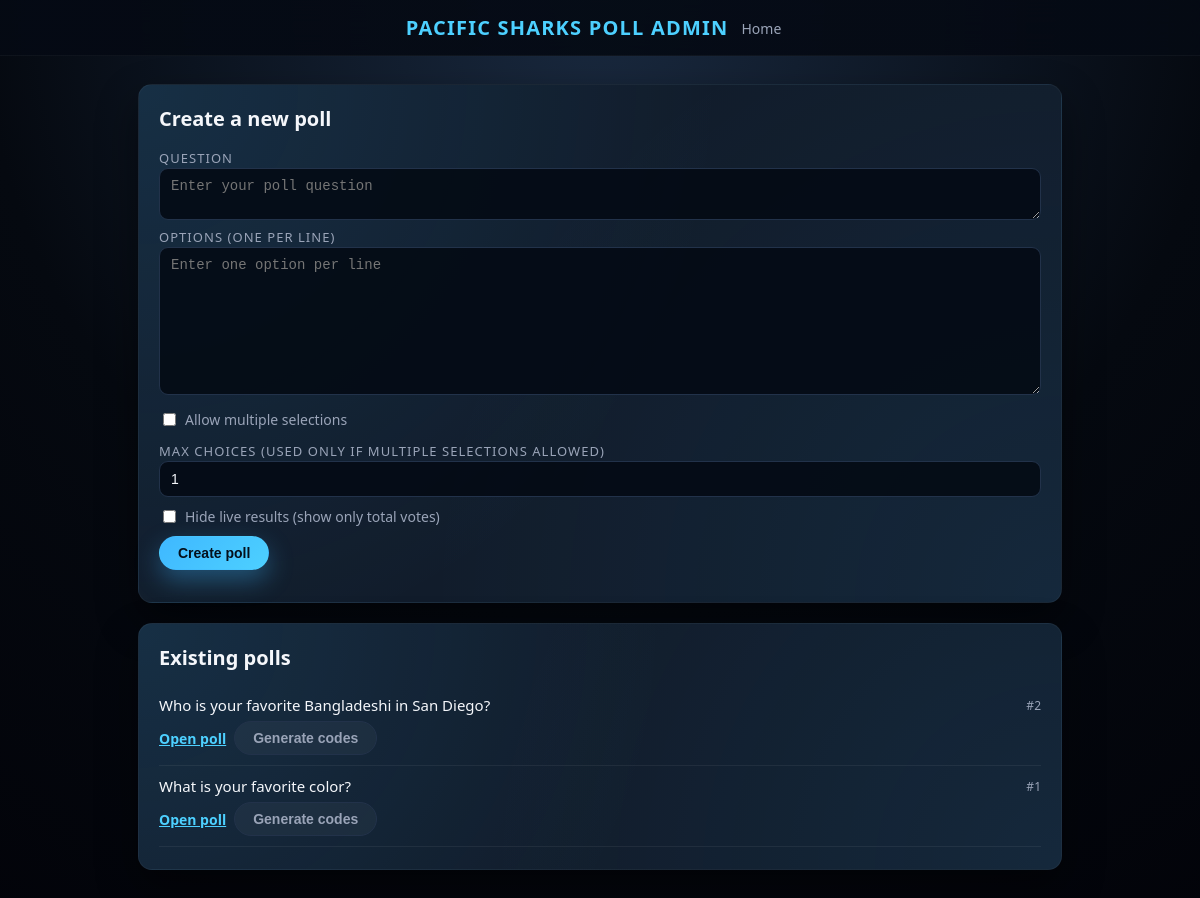
/admin, run on an earlier commit of the app's database.
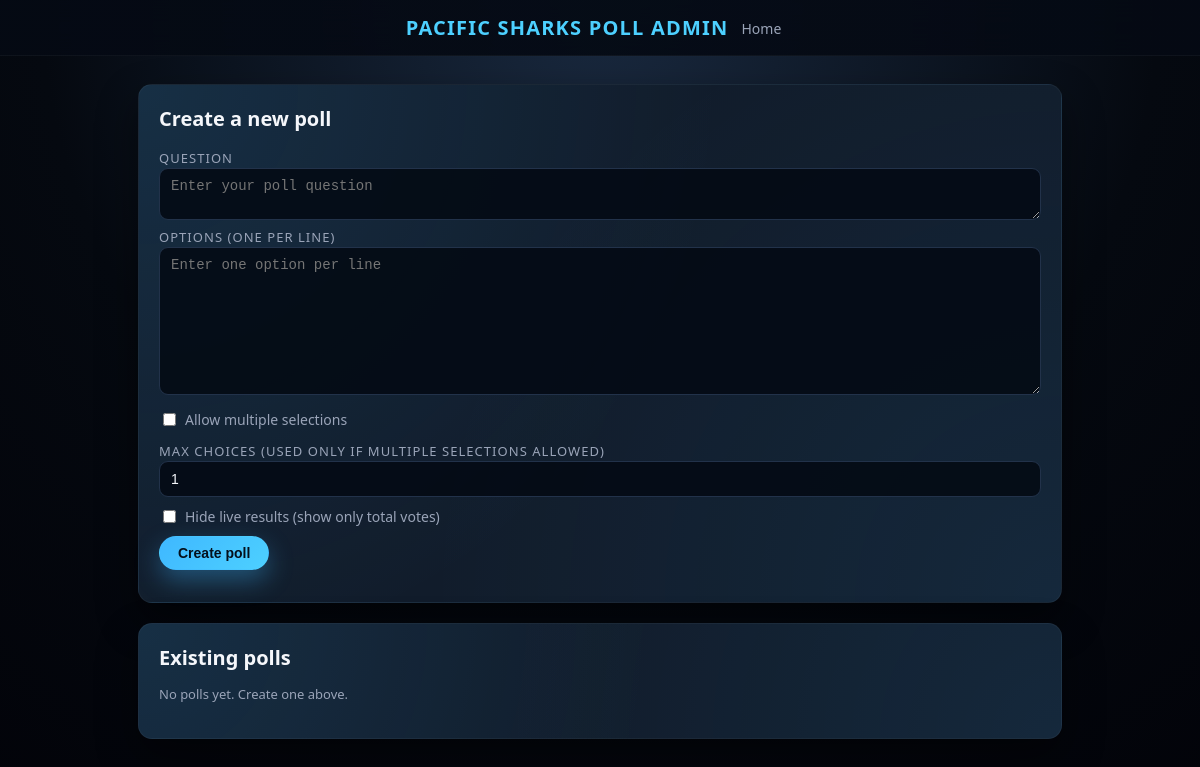
And on a later commit of the database.
### tables this page shows
CREATE TABLE polls (
    id INTEGER PRIMARY KEY AUTOINCREMENT,
    question TEXT NOT NULL,
    multiple_allowed INTEGER NOT NULL DEFAULT 0,
    max_choices INTEGER DEFAULT NULL,
    hide_results INTEGER NOT NULL DEFAULT 0
);

### backend/app.py (the view)
@app.route("/admin")
def admin():
    db = get_db()
    polls = db.execute("SELECT id, question FROM polls ORDER BY id DESC").fetchall()
    return render_template("admin.html", polls=polls)

### backend/app.py (called while the page is built)
def get_db():
    if "db" not in g:
        g.db = sqlite3.connect(DB_PATH)
        g.db.row_factory = sqlite3.Row
    return g.db

### frontend/templates/admin.html (shortened to what this page needs)
<!doctype html>
<html lang="en">
  <head>
    <link
      rel="stylesheet"
      href="{{ url_for('static', filename='style.css') }}"
    />
  </head>
  <body class="page">
    <header class="top-bar">
      <div class="top-bar-left">
        <div class="brand">Pacific Sharks Poll Admin</div>
      </div>
      <div class="top-bar-right">
        <a href="{{ url_for('home') }}" class="top-link">Home</a>
      </div>
    </header>
    <main class="content">
      <section class="card">
        <h1 class="card-title">Create a new poll</h1>
        <label class="field-label" for="question">Question</label>
        <textarea
          id="question"
          rows="2"
          class="field-input"
          placeholder="Enter your poll question"
        ></textarea>
        <label class="field-label">Options (one per line)</label>
        <textarea
          id="options-textarea"
          class="field-input"
          rows="8"
          placeholder="Enter one option per line"
        ></textarea>
        <div class="field-row">
          <label class="checkbox-label">
            <input type="checkbox" id="multiple_allowed" />
            Allow multiple selections
          </label>
        </div>
        <label class="field-label" for="max_choices">
          Max choices (used only if multiple selections allowed)
        </label>
        <input
          type="number"
          id="max_choices"
          min="1"
          value="1"
          class="field-input"
        />
        <div class="field-row">
          <label class="checkbox-label">
            <input type="checkbox" id="hide_results" />
            Hide live results (show only total votes)
          </label>
        </div>
        <button id="create-poll" class="btn btn-primary" type="button">
          Create poll
        </button>
      </section>
      <section class="card">
        <h2 class="card-title">Existing polls</h2>
        {% if polls %}
        <ul class="poll-list">
          {% for p in polls %}
          <li class="poll-list-item">
            <div class="poll-list-main">
              <span class="poll-question">{{ p.question }}</span>
              <span class="poll-id">#{{ p.id }}</span>
            </div>
            <div class="poll-list-actions">
              <a
                href="{{ url_for('poll_view', poll_id=p.id) }}"
                class="btn btn-link"
                target="_blank"
              >
                Open poll
              </a>
              <button
                class="btn btn-secondary btn-generate-codes"
                data-poll-id="{{ p.id }}"
                data-poll-question="{{ p.question }}"
              >
                Generate codes
              </button>
            </div>
          </li>
          {% endfor %}
        </ul>
        {% else %}
        <p class="muted">No polls yet. Create one above.</p>
        {% endif %}
      </section>
    </main>
  </body>
</html>

### frontend/static/style.css (style rules this page uses)
:root { --bg: #0b1724; --bg-card: #111c2b; --bg-card-soft: #152235; --accent: #3fb8ff; --accent-soft: rgba(63, 184, 255, 0.15); --accent-strong: #4dd0ff; --text: #f5f7fb; --text-muted: #9aa4b8; --border-soft: #22324a; --danger: #ff6b81; --success: #4caf50; --shadow-soft: 0 18px 40px rgba(0, 0, 0, 0.45); --radius-card: 14px; --radius-pill: 999px; --transition-fast: 0.18s ease-out; }
* { box-sizing: border-box; }
body.page { margin: 0; font-family: system-ui, -apple-system, BlinkMacSystemFont, "Segoe UI", sans-serif; background: radial-gradient(circle at top, #1a2a40 0, #050910 55%, #020309 100%); color: var(--text); }
.top-bar { display: flex; justify-content: center; align-items: center; padding: 14px 32px; border-bottom: 1px solid rgba(255, 255, 255, 0.04); background: linear-gradient(to right, rgba(5, 10, 20, 0.95), rgba(5, 10, 20, 0.9)); backdrop-filter: blur(16px); position: sticky; top: 0; z-index: 20; }
.brand { font-weight: 700; letter-spacing: 0.06em; text-transform: uppercase; font-size: 1.25em; color: var(--accent-strong); }
.top-link { color: var(--text-muted); text-decoration: none; font-size: 14px; padding: 6px 12px; border-radius: var(--radius-pill); border: 1px solid transparent; transition: var(--transition-fast); }
.content { max-width: 960px; margin: 28px auto 40px; padding: 0 18px 40px; display: flex; flex-direction: column; gap: 20px; }
.card { background: radial-gradient(circle at top left, rgba(63, 184, 255, 0.12), transparent 55%), radial-gradient(circle at bottom right, rgba(63, 184, 255, 0.08), transparent 60%), var(--bg-card); border-radius: var(--radius-card); padding: 20px 20px 22px; border: 1px solid rgba(255, 255, 255, 0.04); box-shadow: var(--shadow-soft); }
.card-title { margin: 0 0 14px; font-size: 20px; }
.field-label { font-size: 13px; text-transform: uppercase; letter-spacing: 0.08em; color: var(--text-muted); margin: 14px 0 6px; }
.field-input, textarea.field-input { width: 100%; padding: 9px 11px; border-radius: 9px; border: 1px solid var(--border-soft); background: rgba(4, 10, 20, 0.9); color: var(--text); font-size: 14px; outline: none; transition: var(--transition-fast); }
.field-row { display: flex; align-items: center; gap: 10px; margin: 10px 0; }
.checkbox-label { font-size: 14px; color: var(--text-muted); display: flex; align-items: center; gap: 6px; }
.btn { border-radius: var(--radius-pill); border: 1px solid transparent; padding: 8px 18px; font-size: 14px; font-weight: 600; cursor: pointer; transition: var(--transition-fast); display: inline-flex; align-items: center; justify-content: center; gap: 6px; }
.btn-primary { background: linear-gradient(135deg, var(--accent), var(--accent-strong)); color: #04101c; box-shadow: 0 10px 24px rgba(63, 184, 255, 0.35); }
.muted { color: var(--text-muted); font-size: 13px; }

What changed in the data, as far as the page shows it:
removed polls: question "Who is your favorite Bangladeshi in San Diego?", id "2"
removed polls: question "What is your favorite color?", id "1"
Also different on the page:
text now shown: "No polls yet. Create one above."
